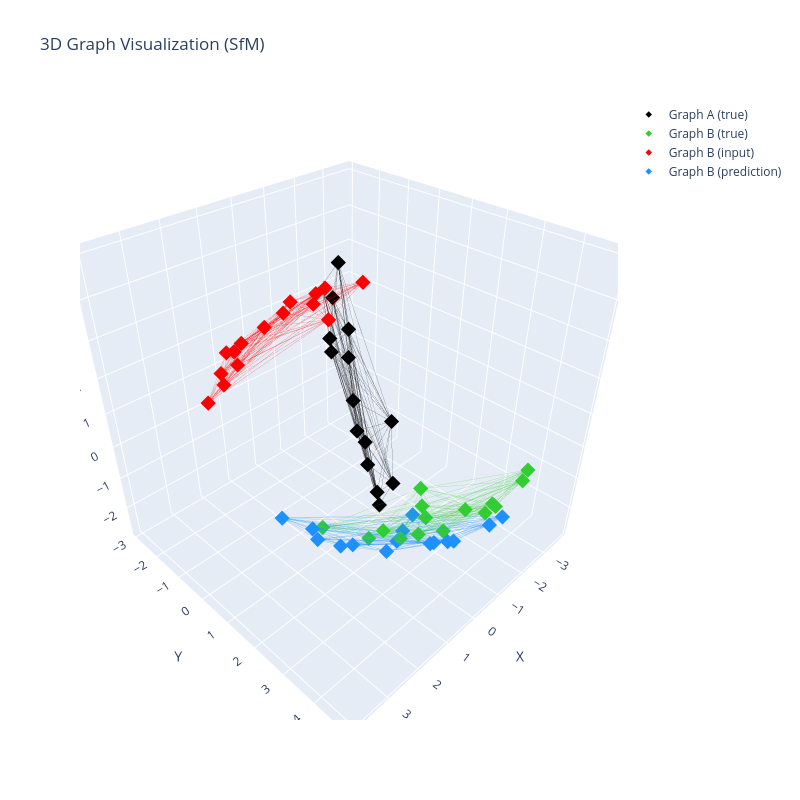

Notebook code cell kept with this figure:
### Markdown cell above
# Visualize Prediction

Here we visualize a prediction. This visual is for the training dataset. We notice it looks pretty good! But if we take a look at an example from the validation dataset... we will see that it fails to generalize.

### Code cell
import utils.vis

# Use the new helper function to visualize predictions
sample = train_dataset[5]
predicted_graph_b, true_graph_b, graph_a, graph_b = utils.vis.visualize_sfm_prediction(model, sample)

### Figure 1 — Plotly figure (JSON) as saved in the notebook; plotly's stock layout.template omitted (floating-point values rounded to 4 significant figures; data arrays with more than 128 entries replaced by an {"elided": "..."} marker saying what was removed)
{"data": [{"hovertemplate": "%{x:.2f}, %{y:.2f}, %{z:.2f}<extra></extra>", "marker": {"color": "black", "opacity": 1.0, "size": 5, "symbol": "diamond"}, "mode": "markers", "name": "Graph A (true)", "x": [-0.8713, -1.92, -1.979, -0.5056, -1.442, -2.979, -2.465, -3.097, -2.857, -3.325, -3.278, -1.421, -2.723, -2.622, -2.884], "y": [1.028, -0.4383, -0.8207, 1.447, 0.1261, -2.173, -1.465, -2.934, -3.129, -2.922, -2.466, 1.098, -2.685, -2.515, -0.3136], "z": [-2.036, -1.716, -1.553, -1.987, -1.938, -0.1002, -1.042, 1.531, 1.911, 2.552, 0.6088, -2.018, 0.4366, 0.09451, -1.422], "type": "scatter3d"}, {"hoverinfo": "skip", "line": {"color": "black", "width": 1}, "mode": "lines", "opacity": 0.3, "showlegend": false, "x": {"elided": "315 float values"}, "y": {"elided": "315 float values"}, "z": {"elided": "315 float values"}, "type": "scatter3d"}, {"hovertemplate": "%{x:.2f}, %{y:.2f}, %{z:.2f}<extra></extra>", "marker": {"color": "limegreen", "opacity": 1.0, "size": 5, "symbol": "diamond"}, "mode": "markers", "name": "Graph B (true)", "x": [-1.197, -1.208, 0.3296, -1.686, -0.8214, -1.837, 1.842, -0.6855, 1.093, -2.277, 1.872, -0.3578, 1.162, 1.379, -1.106], "y": [3.642, 4.356, 4.133, 1.85, 4.668, 4.681, 1.807, 2.849, 4.029, 4.535, 3.713, 4.71, 3.597, 2.849, 2.386], "z": [-1.168, -0.5255, -0.4878, -1.898, -0.1491, -0.004015, -0.9374, -1.62, -0.1331, -0.02787, 0.2984, -0.01577, -0.5108, -0.8779, -1.81], "type": "scatter3d"}, {"hoverinfo": "skip", "line": {"color": "limegreen", "width": 1}, "mode": "lines", "opacity": 0.3, "showlegend": false, "x": {"elided": "315 float values"}, "y": {"elided": "315 float values"}, "z": {"elided": "315 float values"}, "type": "scatter3d"}, {"hovertemplate": "%{x:.2f}, %{y:.2f}, %{z:.2f}<extra></extra>", "marker": {"color": "red", "opacity": 1.0, "size": 5, "symbol": "diamond"}, "mode": "markers", "name": "Graph B (input)", "x": [2.483, 2.606, 1.097, 2.498, 2.278, 3.202, -0.9718, 1.835, 0.2897, 3.569, -0.6136, 1.836, 0.1557, -0.2195, 2.113], "y": [-0.387, 0.3598, 0.1577, -1.33, 0.728, 1.006, -0.8623, -1.026, 0.3871, 1.016, 0.6547, 0.8042, -0.062, -0.5723, -1.233], "z": [3.122, 3.713, 4.025, 1.364, 4.095, 3.744, 2.419, 2.606, 4.149, 3.461, 4.072, 4.277, 3.811, 3.227, 2.051], "type": "scatter3d"}, {"hoverinfo": "skip", "line": {"color": "red", "width": 1}, "mode": "lines", "opacity": 0.3, "showlegend": false, "x": {"elided": "315 float values"}, "y": {"elided": "315 float values"}, "z": {"elided": "315 float values"}, "type": "scatter3d"}, {"hovertemplate": "%{x:.2f}, %{y:.2f}, %{z:.2f}<extra></extra>", "marker": {"color": "dodgerblue", "opacity": 1.0, "size": 5, "symbol": "diamond"}, "mode": "markers", "name": "Graph B (prediction)", "x": [0.2405, 0.4365, 1.792, -0.7962, 0.8818, -0.07204, 2.417, 0.4697, 2.443, -0.532, 3.031, 1.32, 2.382, 2.346, -0.07276], "y": [3.84, 4.506, 3.755, 2.342, 4.659, 5.028, 1.048, 2.92, 3.385, 5.047, 2.811, 4.533, 2.96, 2.186, 2.637], "z": [-1.124, -0.4615, -0.3369, -1.939, -0.05255, 0.03043, -0.7661, -1.569, 0.06044, -0.02484, 0.5287, 0.1101, -0.3257, -0.7022, -1.799], "type": "scatter3d"}, {"hoverinfo": "skip", "line": {"color": "dodgerblue", "width": 1}, "mode": "lines", "opacity": 0.3, "showlegend": false, "x": {"elided": "315 float values"}, "y": {"elided": "315 float values"}, "z": {"elided": "315 float values"}, "type": "scatter3d"}], "layout": {"scene": {"xaxis": {"title": {"text": "X"}, "range": [-3.966, 4.21]}, "yaxis": {"title": {"text": "Y"}, "range": [-3.129, 5.047]}, "zaxis": {"title": {"text": "Z"}, "range": [-2.968, 5.208]}, "aspectmode": "cube"}, "title": {"text": "3D Graph Visualization (SfM)"}, "width": 800, "height": 800}}
